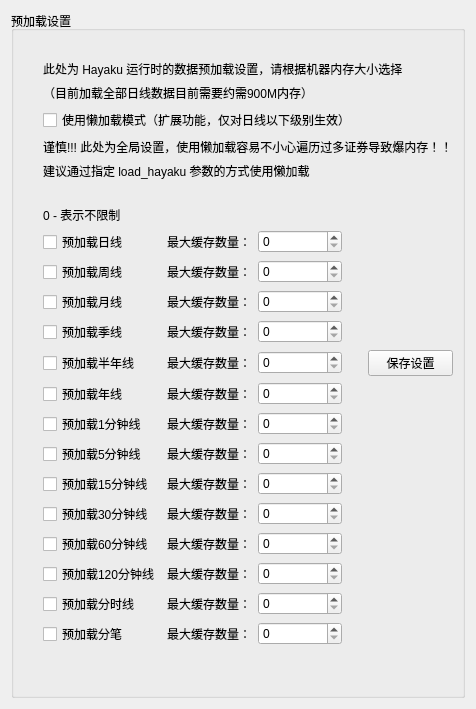
      <widget class="QWidget" name="tab_6">
       <attribute name="title">
        <string>预加载设置</string>
       </attribute>
       <layout class="QVBoxLayout" name="verticalLayout_3">
        <item>
         <widget class="QGroupBox" name="groupBox_6">
          <property name="title">
           <string>预加载设置</string>
          </property>
          <layout class="QVBoxLayout" name="verticalLayout_4">
           <item>
            <layout class="QVBoxLayout" name="verticalLayout">
             <property name="leftMargin">
              <number>20</number>
             </property>
             <property name="topMargin">
              <number>20</number>
             </property>
             <item>
              <widget class="QLabel" name="label_35">
               <property name="text">
                <string>此处为 Hayaku 运行时的数据预加载设置，请根据机器内存大小选择</string>
               </property>
              </widget>
             </item>
             <item>
              <widget class="QLabel" name="label_36">
               <property name="text">
                <string>（目前加载全部日线数据目前需要约需900M内存）</string>
               </property>
              </widget>
             </item>
             <item>
              <widget class="QCheckBox" name="lazy_checkBox">
               <property name="text">
                <string>使用懒加载模式（扩展功能，仅对日线以下级别生效）</string>
               </property>
              </widget>
             </item>
             <item>
              <widget class="QLabel" name="label_57">
               <property name="text">
                <string>谨慎!!! 此处为全局设置，使用懒加载容易不小心遍历过多证券导致爆内存！！</string>
               </property>
              </widget>
             </item>
             <item>
              <widget class="QLabel" name="label_58">
               <property name="text">
                <string>建议通过指定 load_hayaku 参数的方式使用懒加载</string>
               </property>
              </widget>
             </item>
            </layout>
           </item>
           <item>
            <spacer name="verticalSpacer_7">
             <property name="orientation">
              <enum>Qt::Vertical</enum>
             </property>
             <property name="sizeType">
              <enum>QSizePolicy::Fixed</enum>
             </property>
             <property name="sizeHint" stdset="0">
              <size>
               <width>20</width>
               <height>20</height>
              </size>
             </property>
            </spacer>
           </item>
           <item>
            <layout class="QGridLayout" name="gridLayout_6">
             <property name="leftMargin">
              <number>20</number>
             </property>
             <item row="3" column="2">
              <widget class="QSpinBox" name="preload_month_spinBox">
               <property name="maximum">
                <number>999999</number>
               </property>
              </widget>
             </item>
             <item row="11" column="2">
              <widget class="QSpinBox" name="preload_min60_spinBox">
               <property name="maximum">
                <number>999999</number>
               </property>
              </widget>
             </item>
             <item row="8" column="0">
              <widget class="QCheckBox" name="preload_min5_checkBox">
               <property name="text">
                <string>预加载5分钟线</string>
               </property>
              </widget>
             </item>
             <item row="7" column="0">
              <widget class="QCheckBox" name="preload_min1_checkBox">
               <property name="text">
                <string>预加载1分钟线</string>
               </property>
              </widget>
             </item>
             <item row="12" column="1">
              <widget class="QLabel" name="label_42">
               <property name="text">
                <string>最大缓存数量：</string>
               </property>
              </widget>
             </item>
             <item row="9" column="0">
              <widget class="QCheckBox" name="preload_min15_checkBox">
               <property name="text">
                <string>预加载15分钟线</string>
               </property>
              </widget>
             </item>
             <item row="12" column="2">
              <widget class="QSpinBox" name="preload_hour2_spinBox">
               <property name="maximum">
                <number>999999</number>
               </property>
              </widget>
             </item>
             <item row="2" column="2">
              <widget class="QSpinBox" name="preload_week_spinBox">
               <property name="maximum">
                <number>999999</number>
               </property>
              </widget>
             </item>
             <item row="2" column="1">
              <widget class="QLabel" name="label_25">
               <property name="text">
                <string>最大缓存数量：</string>
               </property>
              </widget>
             </item>
             <item row="4" column="2">
              <widget class="QSpinBox" name="preload_quarter_spinBox">
               <property name="maximum">
                <number>999999</number>
               </property>
              </widget>
             </item>
             <item row="1" column="0">
              <widget class="QCheckBox" name="preload_day_checkBox">
               <property name="text">
                <string>预加载日线</string>
               </property>
              </widget>
             </item>
             <item row="2" column="0">
              <widget class="QCheckBox" name="preload_week_checkBox">
               <property name="text">
                <string>预加载周线</string>
               </property>
              </widget>
             </item>
             <item row="1" column="2">
              <widget class="QSpinBox" name="preload_day_spinBox">
               <property name="maximum">
                <number>999999</number>
               </property>
              </widget>
             </item>
             <item row="8" column="2">
              <widget class="QSpinBox" name="preload_min5_spinBox">
               <property name="maximum">
                <number>999999</number>
               </property>
              </widget>
             </item>
             <item row="5" column="4">
              <widget class="QPushButton" name="save_pushButton">
               <property name="text">
                <string>保存设置</string>
               </property>
              </widget>
             </item>
             <item row="10" column="0">
              <widget class="QCheckBox" name="preload_min30_checkBox">
               <property name="text">
                <string>预加载30分钟线</string>
               </property>
              </widget>
             </item>
             <item row="4" column="0">
              <widget class="QCheckBox" name="preload_quarter_checkBox">
               <property name="text">
                <string>预加载季线</string>
               </property>
              </widget>
             </item>
             <item row="6" column="1">
              <widget class="QLabel" name="label_29">
               <property name="text">
                <string>最大缓存数量：</string>
               </property>
              </widget>
             </item>
             <item row="7" column="1">
              <widget class="QLabel" name="label_30">
               <property name="text">
                <string>最大缓存数量：</string>
               </property>
              </widget>
             </item>
             <item row="3" column="1">
              <widget class="QLabel" name="label_26">
               <property name="text">
                <string>最大缓存数量：</string>
               </property>
              </widget>
             </item>
             <item row="5" column="2">
              <widget class="QSpinBox" name="preload_halfyear_spinBox">
               <property name="maximum">
                <number>999999</number>
               </property>
              </widget>
             </item>
             <item row="1" column="1">
              <widget class="QLabel" name="label_24">
               <property name="text">
                <string>最大缓存数量：</string>
               </property>
              </widget>
             </item>
             <item row="6" column="2">
              <widget class="QSpinBox" name="preload_year_spinBox">
               <property name="maximum">
                <number>999999</number>
               </property>
              </widget>
             </item>
             <item row="5" column="3">
              <spacer name="horizontalSpacer_6">
               <property name="orientation">
                <enum>Qt::Horizontal</enum>
               </property>
               <property name="sizeType">
                <enum>QSizePolicy::Fixed</enum>
               </property>
               <property name="sizeHint" stdset="0">
                <size>
                 <width>20</width>
                 <height>20</height>
                </size>
               </property>
              </spacer>
             </item>
             <item row="0" column="0">
              <widget class="QLabel" name="label_59">
               <property name="text">
                <string>0 - 表示不限制</string>
               </property>
              </widget>
             </item>
             <item row="9" column="2">
              <widget class="QSpinBox" name="preload_min15_spinBox">
               <property name="maximum">
                <number>999999</number>
               </property>
              </widget>
             </item>
             <item row="8" column="1">
              <widget class="QLabel" name="label_31">
               <property name="text">
                <string>最大缓存数量：</string>
               </property>
              </widget>
             </item>
             <item row="13" column="0">
              <widget class="QCheckBox" name="preload_timeline_checkBox">
               <property name="text">
                <string>预加载分时线</string>
               </property>
              </widget>
             </item>
             <item row="11" column="0">
              <widget class="QCheckBox" name="preload_min60_checkBox">
               <property name="text">
                <string>预加载60分钟线</string>
               </property>
              </widget>
             </item>
             <item row="13" column="2">
              <widget class="QSpinBox" name="preload_timeline_spinBox">
                <property name="maximum">
                <number>999999</number>
               </property>
              </widget>
             </item>
             <item row="5" column="1">
              <widget class="QLabel" name="label_28">
               <property name="text">
                <string>最大缓存数量：</string>
               </property>
              </widget>
             </item>
             <item row="12" column="0">
              <widget class="QCheckBox" name="preload_hour2_checkBox">
               <property name="text">
                <string>预加载120分钟线</string>
               </property>
              </widget>
             </item>
             <item row="3" column="0">
              <widget class="QCheckBox" name="preload_month_checkBox">
               <property name="text">
                <string>预加载月线</string>
               </property>
              </widget>
             </item>
             <item row="9" column="1">
              <widget class="QLabel" name="label_32">
               <property name="text">
                <string>最大缓存数量：</string>
               </property>
              </widget>
             </item>
             <item row="6" column="0">
              <widget class="QCheckBox" name="preload_year_checkBox">
               <property name="text">
                <string>预加载年线</string>
               </property>
              </widget>
             </item>
             <item row="11" column="1">
              <widget class="QLabel" name="label_34">
               <property name="text">
                <string>最大缓存数量：</string>
               </property>
              </widget>
             </item>
             <item row="13" column="1">
              <widget class="QLabel" name="label_60">
               <property name="text">
                <string>最大缓存数量：</string>
               </property>
              </widget>
             </item>
             <item row="4" column="1">
              <widget class="QLabel" name="label_27">
               <property name="text">
                <string>最大缓存数量：</string>
               </property>
              </widget>
             </item>
             <item row="10" column="2">
              <widget class="QSpinBox" name="preload_min30_spinBox">
               <property name="maximum">
                <number>999999</number>
               </property>
              </widget>
             </item>
             <item row="5" column="0">
              <widget class="QCheckBox" name="preload_halfyear_checkBox">
               <property name="text">
                <string>预加载半年线</string>
               </property>
              </widget>
             </item>
             <item row="7" column="2">
              <widget class="QSpinBox" name="preload_min1_spinBox">
               <property name="maximum">
                <number>999999</number>
               </property>
              </widget>
             </item>
             <item row="10" column="1">
              <widget class="QLabel" name="label_33">
               <property name="text">
                <string>最大缓存数量：</string>
               </property>
              </widget>
             </item>
             <item row="14" column="0">
              <widget class="QCheckBox" name="preload_trans_checkBox">
               <property name="text">
                <string>预加载分笔</string>
               </property>
              </widget>
             </item>
             <item row="14" column="1">
              <widget class="QLabel" name="label_61">
               <property name="text">
                <string>最大缓存数量：</string>
               </property>
              </widget>
             </item>
             <item row="14" column="2">
              <widget class="QSpinBox" name="preload_trans_spinBox">
               <property name="maximum">
                <number>999999</number>
               </property>
              </widget>              
             </item>
            </layout>
           </item>
           <item>
            <spacer name="verticalSpacer_8">
             <property name="orientation">
              <enum>Qt::Vertical</enum>
             </property>
             <property name="sizeHint" stdset="0">
              <size>
               <width>20</width>
               <height>40</height>
              </size>
             </property>
            </spacer>
           </item>
          </layout>
         </widget>
        </item>
       </layout>
      </widget>
